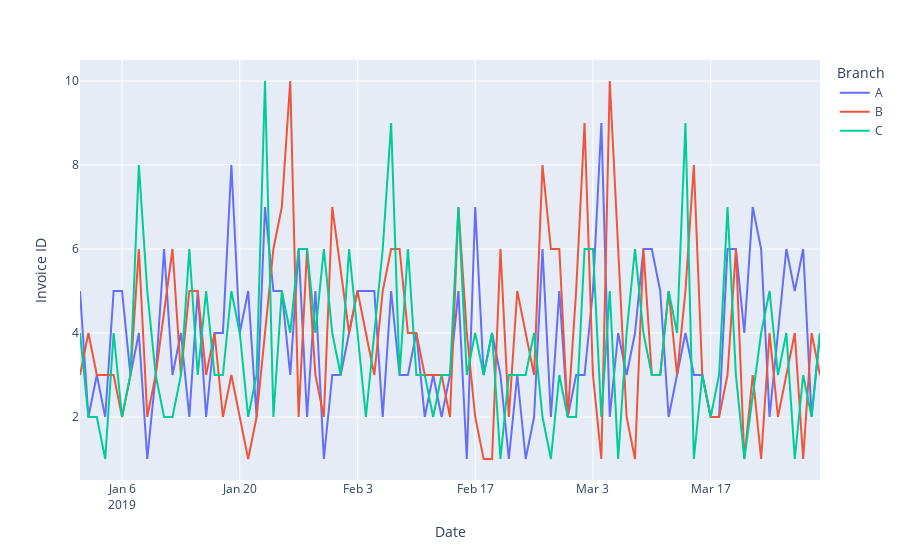

Notebook code for this chart:
### Code cell
fig = px.line(date_customer_count, x="Date", y="Invoice ID", color="Branch", height=700)
fig.show()
